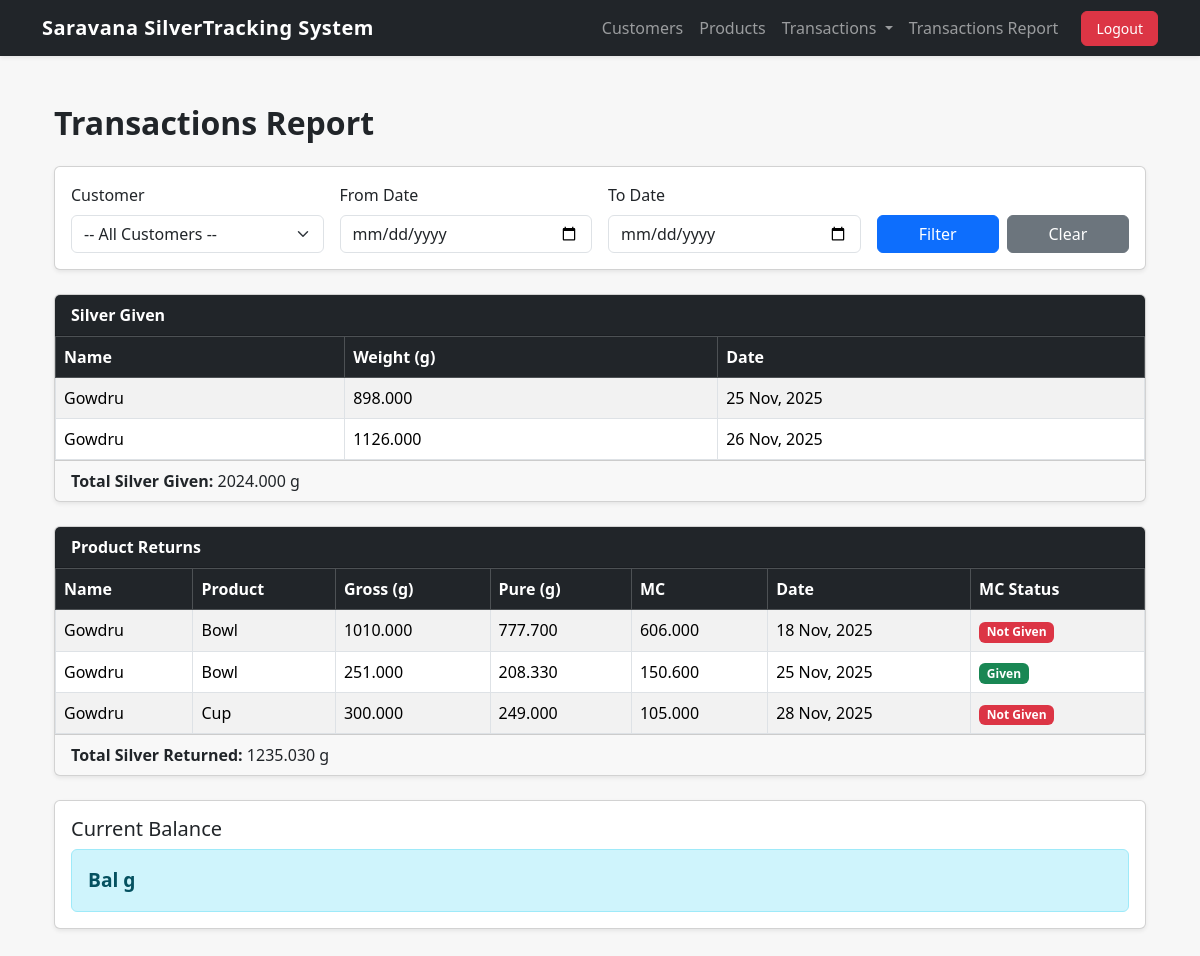
Page /transactions/report/ (signed in) on the committed database.
### transactions/models.py (models this page shows, shortened)
class SilverGiven(models.Model):
    customer = models.ForeignKey(Customer, on_delete=models.CASCADE)
    weight = models.FloatField()  # shop gives silver
    date = models.DateField()

class ProductReturn(models.Model):
    customer = models.ForeignKey(Customer, on_delete=models.CASCADE)
    product = models.ForeignKey(Product, on_delete=models.SET_NULL, null=True)
    gross_weight = models.FloatField()
    melting_percent = models.FloatField()
    pure_weight = models.FloatField()
    mc_amount = models.DecimalField(max_digits=10, decimal_places=3)
    date = models.DateField()
    mc_given = models.BooleanField(default=False)
    mc_given_date = models.DateField(null=True, blank=True)

### customers/models.py (models this page shows, shortened)
class Customer(models.Model):
    name = models.CharField(max_length=255)
    phone = models.CharField(max_length=20, blank=True, null=True)
    address = models.TextField(blank=True, null=True)
    opening_balance = models.FloatField(default=0)  # opening silver

### products/models.py (models this page shows, shortened)
class Product(models.Model):
    name = models.CharField(max_length=255)
    MC_CHOICES = [
        ('per_gram', 'MC per Gram'),
        ('per_kg', 'MC per KG'),
    ]
    mc_type = models.CharField(
        max_length=20,
        choices=MC_CHOICES,
        default='per_kg'
    )
    mc_rate = models.FloatField()   # rate per gram or per kg based on choice

### transactions/views.py (the view, shortened to what this page needs)
# urls.py: path('transactions/', views.transactions_report, name='transactions_report'),
def transactions_report(request):
    customers = Customer.objects.all()
    selected_customer = request.GET.get("customer_id")
    from_date = request.GET.get("from_date")
    to_date = request.GET.get("to_date")
    download = request.GET.get("download")  # check if PDF requested
    silver_records = return_records = []
    total_given = total_return = 0
    current_balance = opening_range_balance = closing_range_balance = None
    customer = None
    if selected_customer:
        customer = Customer.objects.get(id=selected_customer)
        current_balance = customer.opening_balance  # running balance stored in DB
    filters = {}
    if selected_customer:
        filters["customer_id"] = selected_customer
    if from_date:
        filters["date__gte"] = from_date
    if to_date:
        filters["date__lte"] = to_date
    silver_records = SilverGiven.objects.filter(**filters).order_by("date")
    return_records = ProductReturn.objects.filter(**filters).order_by("date")
    total_given = silver_records.aggregate(Sum("weight"))["weight__sum"] or 0
    total_return = return_records.aggregate(Sum("pure_weight"))["pure_weight__sum"] or 0
    if opening_range_balance is not None:
        closing_range_balance = opening_range_balance + total_given - total_return
    records = []
    if opening_range_balance is not None:
        records.append({
            "type": "Opening",
            "balance": opening_range_balance
        })
    for s in silver_records:
        records.append({
            "type": "Silver Given",
            "gross_weight": s.weight,
            "date": s.date.strftime("%d-%b-%Y"),
            "balance": None  # optional: running balance
        })
    for r in return_records:
        records.append({
            "type": "Product Return",
            "gross_return_weight":r.gross_weight,
            "pure_weight": r.pure_weight,
            "mc_amount": r.mc_amount,
            "product": r.product.name,
            "date": r.date.strftime("%d-%b-%Y"),
            "mc_given": r.mc_given,
            "balance": None  # optional
        })
    if closing_range_balance is not None:
        records.append({
            "type": "Closing",
            "balance": closing_range_balance
        })
    return render(request, "transactions/report.html", {
        "customers": customers,
        "selected_customer": selected_customer,
        "from_date": from_date,
        "to_date": to_date,
        "silver_records": silver_records,
        "return_records": return_records,
        "total_given": total_given,
        "total_return": total_return,
        "current_balance": current_balance,
        "opening_range_balance": opening_range_balance,
        "closing_range_balance": closing_range_balance,
    })

### templates/transactions/report.html (shortened to what this page needs)
{% extends "base.html" %}
{% block content %}
<div class="container mt-5">
    <div class="d-flex justify-content-between align-items-center mb-4">
        <h2 class="fw-bold mb-0">Transactions Report</h2>
    </div>
    <div class="card shadow-sm mb-4 p-3">
        <form method="GET" class="row g-3">
            <div class="col-md-3">
                <label class="form-label">Customer</label>
                <select name="customer_id" class="form-select">
                    <option value="">-- All Customers --</option>
                </select>
            </div>
            <div class="col-md-3">
                <label class="form-label">From Date</label>
                <input type="date" name="from_date" class="form-control" value="{{ from_date }}">
            </div>
            <div class="col-md-3">
                <label class="form-label">To Date</label>
                <input type="date" name="to_date" class="form-control" value="{{ to_date }}">
            </div>
            <div class="col-md-3 d-flex align-items-end">
                <button type="submit" class="btn btn-primary w-100 me-2">Filter</button>
                <a href="{% url 'transactions:transactions_report' %}" class="btn btn-secondary w-100">Clear</a>
            </div>
        </form>
    </div>
    <div class="card shadow-sm mb-4">
        <div class="card-header bg-dark text-white"><strong>Silver Given</strong></div>
        <div class="card-body p-0">
            <div class="table-responsive">
                <table class="table table-striped table-hover table-bordered mb-0">
                    <thead class="table-dark">
                        <tr>
                            <th>Name</th>
                            <th>Weight (g)</th>
                            <th>Date</th>
                        </tr>
                    </thead>
                    <tbody>
                    {% for s in silver_records %}
                        <tr>
                            <td>{{ s.customer.name }}</td>
                            <td>{{ s.weight|floatformat:3 }}</td>
                            <td>{{ s.date|date:"d M, Y" }}</td>
                        </tr>
                    {% empty %}
                        <tr>
                            <td colspan="3" class="text-center text-muted">No Silver Given</td>
                        </tr>
                    {% endfor %}
                    </tbody>
                </table>
            </div>
        </div>
        <div class="card-footer"><strong>Total Silver Given:</strong> {{ total_given|floatformat:3 }} g</div>
    </div>
    <div class="card shadow-sm mb-4">
        <div class="card-header bg-dark text-white"><strong>Product Returns</strong></div>
        <div class="card-body p-0">
            <div class="table-responsive">
                <table class="table table-striped table-hover table-bordered mb-0">
                    <thead class="table-dark">
                        <tr>
                            <th>Name</th>
                            <th>Product</th>
                            <th>Gross (g)</th>
                            <th>Pure (g)</th>
                            <th>MC</th>
                            <th>Date</th>
                            <th>MC Status</th>
                        </tr>
                    </thead>
                    <tbody>
                    {% for r in return_records %}
                        <tr>
                            <td>{{ r.customer.name }}</td>
                            <td>{{ r.product.name }}</td>
                            <td>{{ r.gross_weight|floatformat:3 }}</td>
                            <td>{{ r.pure_weight|floatformat:3 }}</td>
                            <td>{{ r.mc_amount|floatformat:3 }}</td>
                            <td>{{ r.date|date:"d M, Y" }}</td>
                            <td>
                                {% if r.mc_given %}
                                    <span class="badge bg-success">Given</span>
                                {% else %}
                                    <span class="badge bg-danger">Not Given</span>
                                {% endif %}
                            </td>
                        </tr>
                    {% empty %}
                        <tr>
                            <td colspan="7" class="text-center text-muted">No Product Returns</td>
                        </tr>
                    {% endfor %}
                    </tbody>
                </table>
            </div>
        </div>
        <div class="card-footer"><strong>Total Silver Returned:</strong> {{ total_return|floatformat:3 }} g</div>
    </div>
    <div class="card shadow-sm mb-5">
        <div class="card-body">
            <h5>Current Balance</h5>
            <div class="alert alert-info mb-0" style="font-size: 1.2rem;">
                {% if current_balance < 0 %}
                    <strong>Adv {{ current_balance|stringformat:"f"|slice:"1:6" }} g</strong>
                {% else %}
                    <strong>Bal {{ current_balance|floatformat:3 }} g</strong>
                {% endif %}
            </div>
        </div>
    </div>
</div>
{% endblock %}

### templates/base.html (style rules this page uses)
body { background-color: #f7f7f7; }

### rows in the picture
SilverGiven: customer.name "Gowdru", weight "898.000", date "25 Nov, 2025"
SilverGiven: customer.name "Gowdru", weight "1126.000", date "26 Nov, 2025"
ProductReturn: customer.name "Gowdru", product.name "Bowl", gross_weight "1010.000", pure_weight "777.700", mc_amount "606.000", date "18 Nov, 2025", mc_given "Not Given"
ProductReturn: customer.name "Gowdru", product.name "Bowl", gross_weight "251.000", pure_weight "208.330", mc_amount "150.600", date "25 Nov, 2025", mc_given "Given"
ProductReturn: customer.name "Gowdru", product.name "Cup", gross_weight "300.000", pure_weight "249.000", mc_amount "105.000", date "28 Nov, 2025", mc_given "Not Given"

### other values in the picture
{{ total_given|floatformat:3 }} "2024.000"
{{ total_return|floatformat:3 }} "1235.030"
